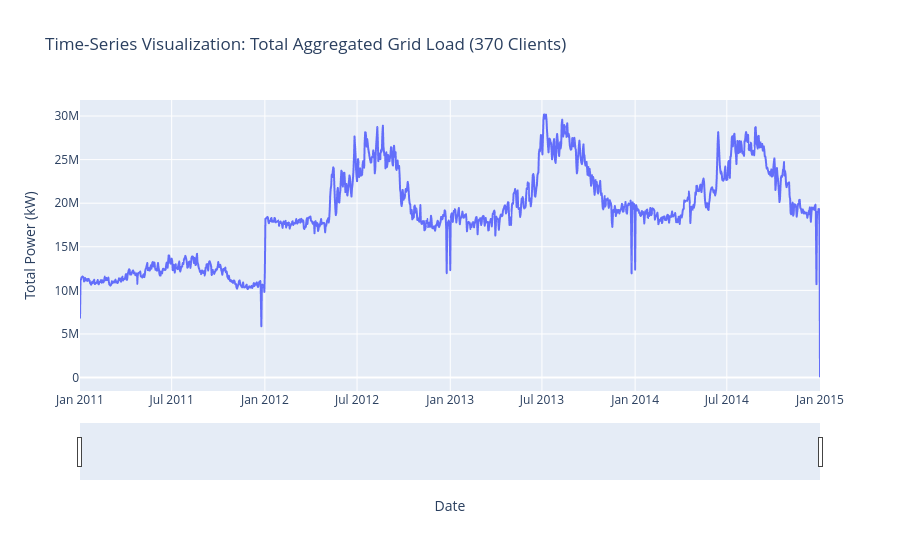

The notebook cell this image was saved under:
### Markdown cell above
## 3. Time-Series Visualization (1 Mark)
We visualize the aggregated grid demand (the sum of all 370 consumers) over the 4-year period using an interactive chart.

### Code cell
if 'df_daily' in locals():
    fig = px.line(df_daily, x=df_daily.index, y='Total_Load', 
                  title='Time-Series Visualization: Total Aggregated Grid Load (370 Clients)', 
                  labels={'Total_Load': 'Total Power (kW)', 'datetime': 'Date'})
    fig.update_xaxes(rangeslider_visible=True)
    fig.show()

### Figure 1 — Plotly figure (JSON) as saved in the notebook; plotly's stock layout.template omitted (floating-point values rounded to 4 significant figures; data arrays with more than 128 entries replaced by an {"elided": "..."} marker saying what was removed)
{"data": [{"hovertemplate": "Date=%{x}<br>Total Power (kW)=%{y}<extra></extra>", "legendgroup": "", "line": {"color": "#636efa", "dash": "solid"}, "marker": {"symbol": "circle"}, "mode": "lines", "name": "", "showlegend": false, "type": "scattergl", "x": {"elided": "1462 str values"}, "xaxis": "x", "y": {"elided": "1462 float values"}, "yaxis": "y"}], "layout": {"legend": {"tracegroupgap": 0}, "title": {"text": "Time-Series Visualization: Total Aggregated Grid Load (370 Clients)"}, "xaxis": {"anchor": "y", "domain": [0, 1], "rangeslider": {"visible": true}, "title": {"text": "Date"}}, "yaxis": {"anchor": "x", "domain": [0, 1], "title": {"text": "Total Power (kW)"}}}}
